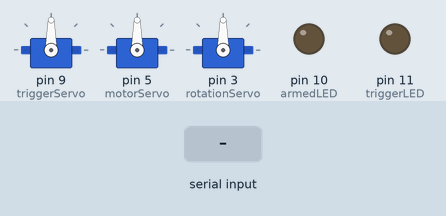
Bench run of a sketch on a simulated Arduino Uno, built with avr-gcc and run on an emulated ATmega328P. Shown: 3 × servo, output pins drawn as LEDs (lit = HIGH). Inputs (shaded band) come from the test bench.

Above: at 2.2 s.
2.3 s: "90,45,200\n" received over Serial
At 3.2 s:
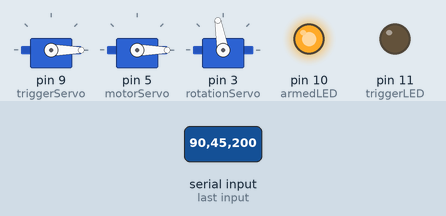
3.8 s: "1\n" received over Serial
At 4.3 s:
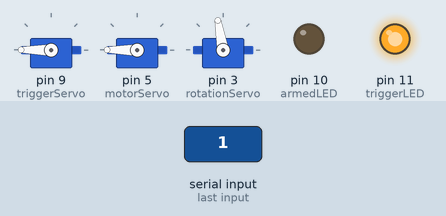
5.3 s: "5\n" received over Serial
At 6.6 s:
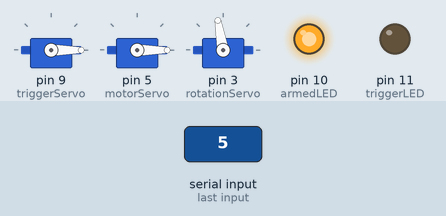
Timing chart, 0 to 8.3 s (numbered marks = the images above; inputs shaded):
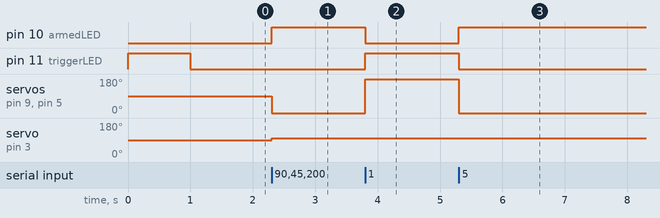

The sketch:

recieveFromP5_V3.ino
```cpp
#include <Servo.h>
/*
  NERF GUN SENTRY TURRET:
    *property of kang records*

  INSTRUCTIONS:
    LEDS:
      armed led : ~10
      trigger led : ~11
    TRIGGERSERVO:
      Y : ~9
      R : 5V
      Br: GND
    MOTORSERVO
      Y : ~5
      R : 5V
      Br: GND


*/
Servo servo;
Servo servo2;
Servo servo3;

//LEDS
int armedLED = 10;
int triggerLED = 11;
//SERVOS
int triggerServo = 9;
int motorServo = 5;
int rotationServo = 3;
//direction
int currentRotation = 90;


// code to extract String of data from P5JS
const char marker = '\n'; //This is the end of message marker
char serialbuf[32]; //This gives the incoming serial some room. Change it if you want a longer incoming.

int val01;
int val02;


void setup() {
  Serial.begin(115200);
  pinMode(10, OUTPUT);
  pinMode(11, OUTPUT);

  servo.attach(triggerServo);
  servo2.attach(motorServo);
  servo3.attach(rotationServo);

  //led test
    analogWrite(triggerLED, 255);  //10 written with 255
    delay(1000);
    analogWrite(triggerLED, 0);

  //face straight ahead
  servo3.write(currentRotation);


}

void loop() {
  // Read serial input:
  if (Serial.available() > 0) {
    static int bufpos = 0; //starts the buffer back at the first position in the incoming serial.read
    char inchar = Serial.read(); //assigns one byte (as serial.read()'s only input one byte at a time
    if (inchar != marker) { //if the incoming character is not the byte that is the incoming end marker
      serialbuf[bufpos] = inchar; //the buffer position in the array get assigned to the current read
      bufpos++; //once that has happend the buffer advances, doing this over and over again until the end of package marker is read.
    }

    else { //once the end of package marker has been read
      serialbuf[bufpos] = 0; //restart the buff
      bufpos = 0; //restart the position of the buff
      int val01 = atoi(subStr(serialbuf, ",", 1)); // recieve the 1st value and convert it to integer
      int val02 = atoi(subStr(serialbuf, ",", 2));

      //Output message

      //servo3.write(map(val02,-90,90,5,175));

      if (val01 == 1 ){ ///ONTARGET
        analogWrite(armedLED, 0);
        analogWrite(triggerLED, 255);  //RED

        servo2.write(180);

        //delay(700);
        servo.write(180);

      } else { ///OFFTARGET
        servo2.write(0);
        servo.write(0);
        analogWrite(triggerLED, 0);
        analogWrite(armedLED, 255); //YELLOW
      }

      //while (val02 >15 || val02 < -15)
      //{
        if (val02 > 15){
          currentRotation = currentRotation +10;
           servo3.write(currentRotation);
        }
        if (val02 < -15){
          currentRotation = currentRotation -10;
          servo3.write(currentRotation);
        }
      //}

    //below is for servo
    }
  //serial available then in here

  }

 /*
  //LED ON/OFF STATES.      input 0 or 1
  if (val01 == 1) {
    servo2.write(180);
    analogWrite(triggerLED, 255);  //10 written with 255
    analogWrite(armedLED, 0);

    delay(1000);
    val01 = Serial.parseInt();
    //trigger shoot loop
    while (val01 == 1) {
      servo.write(180);
      delay(550);
      servo.write(5);
      delay(550);
      val01 = Serial.parseInt();
    }

  } else {
    analogWrite(armedLED, 255); //11 written with 255
    analogWrite(triggerLED, 0);
    servo2.write(5);

  }
  delay(15);
  */


}


// function needed to extract the string of data from processing/P5JS.
char* subStr (char* input_string, char *separator, int segment_number) {
  char *act, *sub, *ptr;
  static char copy[20];
  int i;
  strcpy(copy, input_string);
  for (i = 1, act = copy; i <= segment_number; i++, act = NULL) {
    sub = strtok_r(act, separator, &ptr);
    if (sub == NULL) break;
  }
  return sub;
}
```

Measured:
- after the input at 2.3 s, pin 10 (armedLED): LOW → HIGH at once; servo on pin 9 (triggerServo), servo on pin 5 (motorServo): 90° → 0° at once; servo on pin 3 (rotationServo): 90° → 100° at once
- after the input at 3.8 s, pin 10 (armedLED): HIGH → LOW at once; pin 11 (triggerLED): LOW → HIGH at once; servo on pin 9 (triggerServo), servo on pin 5 (motorServo): 0° → 180° at once
- after the input at 5.3 s, pin 10 (armedLED): LOW → HIGH at once; pin 11 (triggerLED): HIGH → LOW at once; servo on pin 9 (triggerServo), servo on pin 5 (motorServo): 180° → 0° at once
